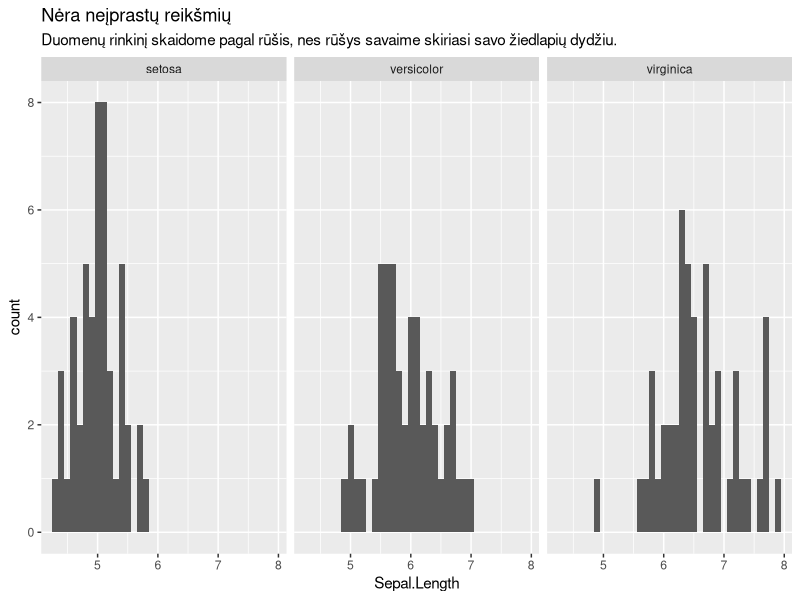

Write R code to recreate this figure.
## ---- chunk 1

library(ggplot2)

ggplot(iris, aes(x = Sepal.Length)) + geom_histogram(binwidth = 0.1) + labs(title = "Nėra neįprastų reikšmių", subtitle = "Duomenų rinkinį skaidome pagal rūšis, nes rūšys savaime skiriasi savo žiedlapių dydžiu.") + facet_wrap(~Species)
